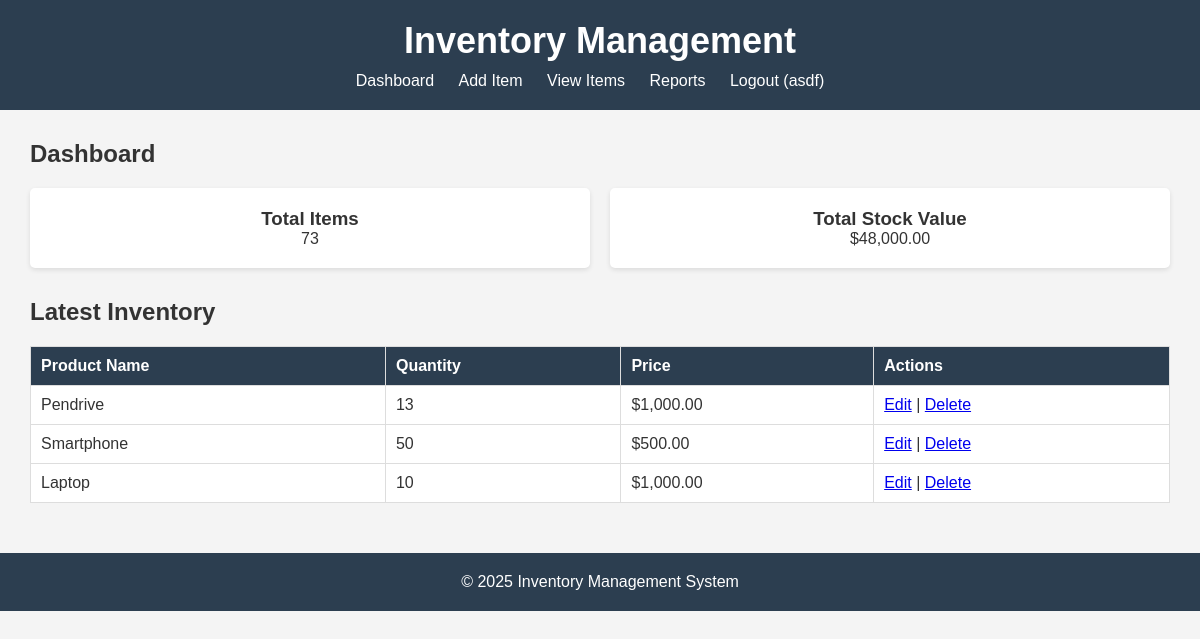
/new-inventory-app/index.php (signed in), run on the app's committed database.
### tables this page shows
CREATE TABLE `items` (
  `id` int(11) NOT NULL,
  `product_name` varchar(255) NOT NULL,
  `quantity` int(11) NOT NULL,
  `price` decimal(10,2) NOT NULL
);

### new-inventory-app/index.php (the view, shortened to what this page needs)
<?php
$conn = new mysqli("localhost", "root", "", "inventory_db");
$sql = "SELECT * FROM items ORDER BY id DESC LIMIT 5";
$result = $conn->query($sql);
$sqlTotal = "SELECT SUM(quantity) AS total_quantity, SUM(quantity*price) AS total_value FROM items";
$totalResult = $conn->query($sqlTotal);
if($totalResult && $totalResult->num_rows > 0){
    $row = $totalResult->fetch_assoc();
    $totalItems = $row['total_quantity'];
    $totalStockValue = $row['total_value'];
} else {
    $totalItems = 0;
    $totalStockValue = 0;
}
?>
<!DOCTYPE html>
<html lang="en">
<head>
  <link rel="stylesheet" href="styles.css">
</head>
<body>
  <header>
    <h1>Inventory Management</h1>
    <nav>
      <ul>
        <li><a href="index.php">Dashboard</a></li>
        <li><a href="add_item.php">Add Item</a></li>
        <li><a href="view_items.php">View Items</a></li>
        <li><a href="report.php">Reports</a></li>
        <li><a href="logout.php">Logout (<?php echo $_SESSION['username']; ?>)</a></li>
      </ul>
    </nav>
  </header>
  <main>
    <section class="dashboard">
      <h2>Dashboard</h2>
      <div class="stats">
        <div class="stat-item">
          <h3>Total Items</h3>
          <p><?php echo $totalItems; ?></p>
        </div>
        <div class="stat-item">
          <h3>Total Stock Value</h3>
          <p>$<?php echo number_format($totalStockValue, 2); ?></p>
        </div>
      </div>
      <h2>Latest Inventory</h2>
      <table>
        <thead>
          <tr>
            <th>Product Name</th>
            <th>Quantity</th>
            <th>Price</th>
            <th>Actions</th>
          </tr>
        </thead>
        <tbody>
          <?php
          if($result->num_rows > 0){
              while($row = $result->fetch_assoc()){
                  echo "<tr>
                          <td>".$row['product_name']."</td>
                          <td>".$row['quantity']."</td>
                          <td>$".number_format($row['price'],2)."</td>
                          <td>
                              <a href='edit_item.php?id=".$row['id']."'>Edit</a> |
                              <a href='delete_item.php?id=".$row['id']."' onclick=\"return confirm('Are you sure you want to delete this item?');\">Delete</a>
                          </td>
                        </tr>";
              }
          } else {
              echo "<tr><td colspan='4'>No items found</td></tr>";
          }
          ?>
        </tbody>
      </table>
    </section>
  </main>
  <footer>
    <p>&copy; 2025 Inventory Management System</p>
  </footer>
</body>
</html>

### new-inventory-app/styles.css (style rules this page uses)
* { margin: 0; padding: 0; box-sizing: border-box; }
body { font-family: Arial, sans-serif; background-color: #f4f4f4; color: #333; }
header { background-color: #2c3e50; color: white; padding: 20px; text-align: center; }
header h1 { font-size: 36px; }
nav ul { list-style: none; margin-top: 10px; }
nav ul li { display: inline; margin-right: 20px; }
nav ul li a { color: white; text-decoration: none; }
main { padding: 30px; max-width: 1200px; margin: 0 auto; }
h2 { font-size: 24px; margin-bottom: 20px; }
.dashboard .stats { display: flex; gap: 20px; margin-bottom: 30px; }
.stat-item { background-color: white; padding: 20px; border-radius: 5px; box-shadow: 0 2px 5px rgba(0,0,0,0.1); flex: 1; text-align: center; }
table { width: 100%; border-collapse: collapse; margin-top: 20px; }
table th, table td { padding: 10px; border: 1px solid #ddd; text-align: left; }
table th { background-color: #2c3e50; color: white; }
table td { background-color: white; }
footer { text-align: center; padding: 20px; background-color: #2c3e50; color: white; margin-top: 20px; }

### data on the page
items: product_name "Pendrive", quantity "13", price "1,000.00"
items: product_name "Smartphone", quantity "50", price "500.00"
items: product_name "Laptop", quantity "10", price "1,000.00"

### other printed values
$_SESSION['username'] "asdf"
$totalItems "73"
$totalStockValue "48,000.00"
